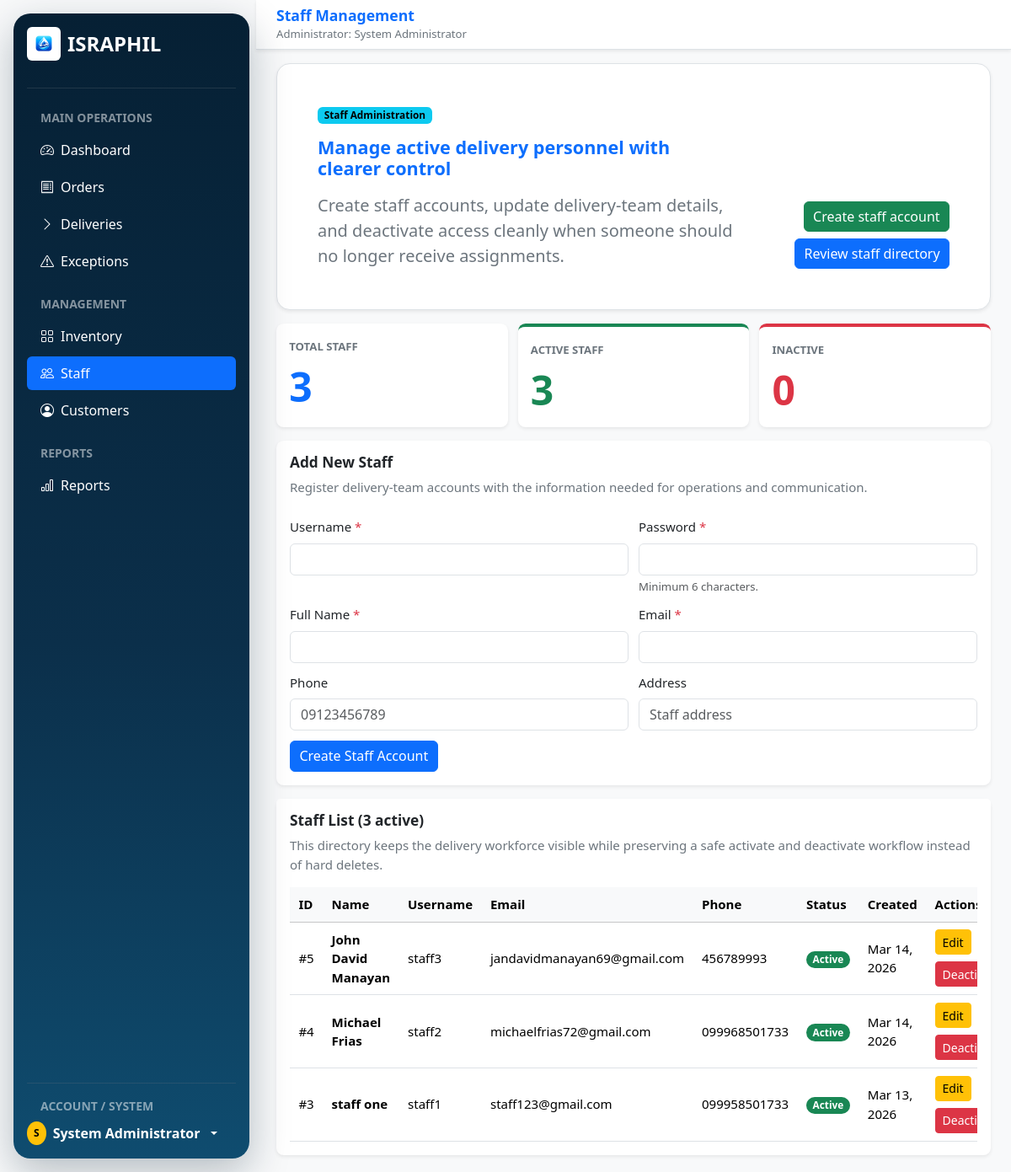
The app's page /pages/admin/staff.php (signed in) with its own data.
### tables this page shows
CREATE TABLE `users` (
  `user_id` int(11) NOT NULL,
  `username` varchar(50) NOT NULL,
  `password` varchar(255) NOT NULL,
  `email` varchar(100) NOT NULL,
  `phone` varchar(20) DEFAULT NULL,
  `full_name` varchar(100) NOT NULL,
  `address` text DEFAULT NULL,
  `role` enum('admin','staff','customer') DEFAULT 'customer',
  `status` enum('active','inactive','suspended') DEFAULT 'active',
  `created_at` timestamp NOT NULL DEFAULT current_timestamp(),
  `updated_at` timestamp NOT NULL DEFAULT current_timestamp() ON UPDATE current_timestamp(),
  `last_login` timestamp NULL DEFAULT NULL
);

### pages/admin/staff.php (the view, shortened to what the rows shown need)
<?php
require_once '../../includes/db_connect.php';
require_once '../../includes/auth.php';
require_once '../../includes/admin_page_helpers.php';
$admin_user = require_active_session($conn, ['admin'], '../../index.php');
$admin_name = $admin_user['full_name'] ?? ($_SESSION['full_name'] ?? 'Administrator');
$edit_mode = false;
$staff_list = $conn->query("SELECT * FROM users WHERE role = 'staff' ORDER BY created_at DESC");
$active_count = admin_count_query($conn, "SELECT COUNT(*) as count FROM users WHERE role = 'staff' AND status = 'active'");
$staff_rows = $staff_list ? $staff_list->fetch_all(MYSQLI_ASSOC) : [];
?>
<!DOCTYPE html>
<html lang="en">
<head>
    <link href="https://cdn.jsdelivr.net/npm/bootstrap@5.3.3/dist/css/bootstrap.min.css" rel="stylesheet">
    <link href="https://cdn.jsdelivr.net/npm/bootstrap-icons@1.11.3/font/bootstrap-icons.min.css" rel="stylesheet">
    <link href="../../style/admin/admin_compact.css?v=20260512b" rel="stylesheet">
</head>
<body class="bg-light">
    <div class="container-fluid p-0">
        <div class="row g-0">
        <aside class="admin-floating-sidebar col-lg-3 col-xl-2 text-white bg-israphil-sidebar d-flex flex-column p-3 min-vh-100">
            <div class="dropdown">
                <a href="#" class="d-flex align-items-center gap-2 text-white text-decoration-none dropdown-toggle fw-bold" data-bs-toggle="dropdown" aria-expanded="false">
                    <span class="badge rounded-circle text-bg-warning p-2">
                        <?php echo admin_initial($admin_name); ?>
                    </span>
                    <span><?php echo htmlspecialchars($admin_name); ?></span>
                </a>
            </div>
        </aside>
        <div class="admin-floating-content col-lg-9 col-xl-10 min-vh-100">
            <nav class="navbar bg-white border-bottom shadow-sm px-3 px-lg-4">
                <div>
                    <span class="navbar-brand mb-0 h1 fw-bold text-primary">Staff Management</span>
                    <div class="small text-secondary">Administrator: <?php echo htmlspecialchars($admin_name); ?></div>
                </div>
            </nav>
            <main class="container-fluid px-3 px-lg-4 py-4">
                <section class="bg-white border rounded-4 shadow-sm p-4 p-lg-5 mb-4">
                    <div class="row g-4 align-items-end">
                        <div class="col-lg-8">
                            <h1 class="display-6 fw-bold text-primary mb-3">Manage active delivery personnel with clearer control</h1>
                        </div>
                    </div>
                </section>
                <section class="card border-0 shadow-sm mb-4" id="staff-form">
                    <div class="card-body p-4">
                        <h2 class="h4 fw-bold mb-2"><?php echo $edit_mode ? 'Edit Staff' : 'Add New Staff'; ?></h2>
                    </div>
                </section>
                <section class="card border-0 shadow-sm" id="staff-list">
                    <div class="card-header bg-white border-0 p-4 pb-0">
                        <h2 class="h4 fw-bold mb-2">Staff List (<?php echo $active_count; ?> active)</h2>
                    </div>
                    <div class="card-body p-4">
                        <div class="table-responsive">
                            <table class="table table-hover align-middle mb-0">
                                <thead class="table-light">
                                    <tr>
                                        <th scope="col">ID</th>
                                        <th scope="col">Name</th>
                                        <th scope="col">Username</th>
                                        <th scope="col">Email</th>
                                        <th scope="col">Phone</th>
                                        <th scope="col">Status</th>
                                        <th scope="col">Created</th>
                                        <th scope="col">Actions</th>
                                    </tr>
                                </thead>
                                <tbody>
                                    <?php foreach ($staff_rows as $s):
                                        $staff_id = (int) ($s['user_id'] ?? 0);
                                        $staff_name = (string) ($s['full_name'] ?? '');
                                        $staff_username = (string) ($s['username'] ?? '');
                                        $staff_email = (string) ($s['email'] ?? '');
                                        $staff_phone = (string) ($s['phone'] ?? '');
                                        $staff_status = (string) ($s['status'] ?? 'inactive');
                                        $staff_created = (string) ($s['created_at'] ?? '');
                                    ?>
                                    <tr>
                                        <td>#<?php echo $staff_id; ?></td>
                                        <td class="fw-semibold"><?php echo htmlspecialchars($staff_name); ?></td>
                                        <td><?php echo htmlspecialchars($staff_username); ?></td>
                                        <td><?php echo htmlspecialchars($staff_email); ?></td>
                                        <td><?php echo htmlspecialchars($staff_phone); ?></td>
                                        <td>
                                            <span class="badge rounded-pill text-bg-<?php echo $staff_status === 'active' ? 'success' : 'secondary'; ?>">
                                                <?php echo ucfirst($staff_status); ?>
                                            </span>
                                        </td>
                                        <td><?php echo admin_format_date($staff_created); ?></td>
                                        <td>
                                            <div class="d-flex flex-wrap gap-2">
                                                <a href="?edit=<?php echo $staff_id; ?>#staff-form" class="btn btn-warning btn-sm">Edit</a>
                                                <form method="POST" class="d-inline" data-admin-confirm="<?php echo $staff_status === 'active' ? 'Deactivate this staff account?' : 'Activate this staff account?'; ?>">
                                                    <button type="submit" name="toggle_status" class="btn btn-sm <?php echo $staff_status === 'active' ? 'btn-danger' : 'btn-success'; ?>">
                                                        <?php echo $staff_status === 'active' ? 'Deactivate' : 'Activate'; ?>
                                                    </button>
                                                </form>
                                            </div>
                                        </td>
                                    </tr>
                                    <?php endforeach; ?>
                                </tbody>
                            </table>
                        </div>
                    </div>
                </section>
            </main>
        </div>
        </div>
    </div>
</body>
</html>

### records on screen
users: full_name "S", full_name "System Administrator"
users: user_id "5", full_name "John David Manayan", username "staff3", email "jandavidmanayan69@gmail.com", phone "456789993", status "Active", created_at "Mar 14, 2026", shows "Deactivate"
users: user_id "4", full_name "Michael Frias", username "staff2", email "michaelfrias72@gmail.com", phone "099968501733", status "Active", created_at "Mar 14, 2026", shows "Deactivate"
users: user_id "3", full_name "staff one", username "staff1", email "staff123@gmail.com", phone "099958501733", status "Active", created_at "Mar 13, 2026", shows "Deactivate"

### other values on screen
$total_staff "3"
$active_count "3"
$total_staff - $active_count "0"
